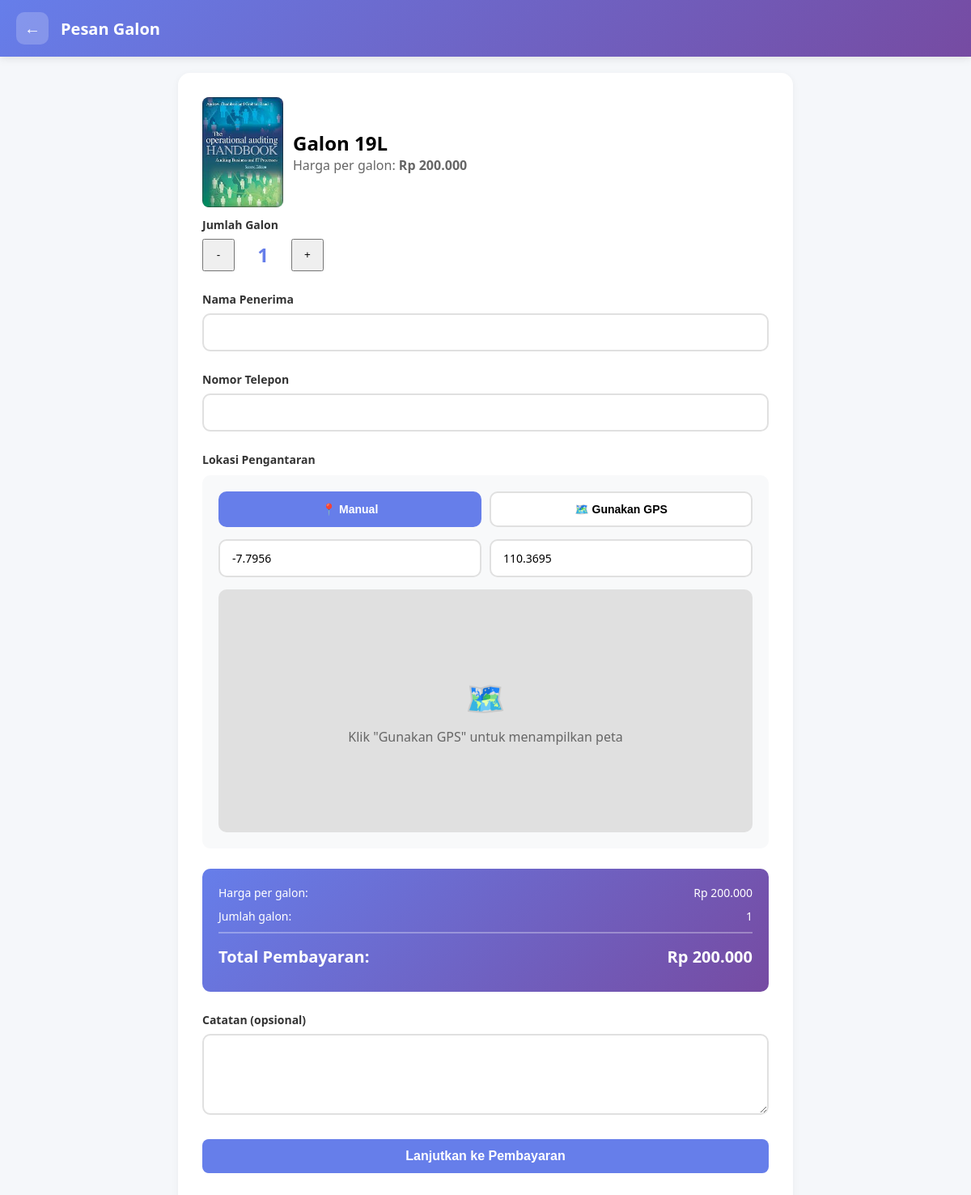
Page /pesan-galon.php?id=1 (signed in) on the committed database.
### tables this page shows
CREATE TABLE `galon` (
  `id` int UNSIGNED NOT NULL,
  `nama` varchar(100) NOT NULL,
  `deskripsi` text NOT NULL,
  `harga` int NOT NULL,
  `foto` varchar(255) DEFAULT NULL,
  `created_at` timestamp NULL DEFAULT CURRENT_TIMESTAMP,
  `stok` int DEFAULT '0'
);

### pesan-galon.php (the view, shortened to what this page needs)
<?php
include 'koneksi.php';
$product_id = isset($_GET['id']) ? intval($_GET['id']) : 0;
$product = null;
$pricePerGalon = 0;
$product_name = '';
$product_foto = '';
if ($product_id > 0) {
    $stmt = $conn->prepare("SELECT id, nama, deskripsi, harga, foto FROM galon WHERE id = ?");
    $stmt->bind_param("i", $product_id);
    $stmt->execute();
    $res = $stmt->get_result();
    $product = $res->fetch_assoc();
    if ($product) {
        $pricePerGalon = (int)$product['harga'];
        $product_name = $product['nama'];
        $product_foto = $product['foto'];
    } else {
        $error = "Produk tidak ditemukan.";
    }
} else {
    $error = "Produk tidak ditentukan.";
}
?>
<!DOCTYPE html>
<html lang="id">
<head>
<link rel="stylesheet" href="https://unpkg.com/leaflet@1.9.4/dist/leaflet.css" />
</head>
<body>
    <div class="navbar">
        <button class="back-btn" onclick="window.location.href='dashboard.php'">←</button>
        <h1>Pesan Galon</h1>
    </div>
<div class="container">
    <?php if ($product): ?>
    <form method="post" id="orderForm">
        <div class="order-card">
            <div style="display:flex;gap:12px;align-items:center;margin-bottom:12px">
                <?php
                    $foto_url = 'uploads/galon/default.png';
                    if (!empty($product_foto) && file_exists(__DIR__.'/uploads/galon/'.$product_foto)) {
                        $foto_url = 'uploads/galon/' . rawurlencode($product_foto);
                    }
                ?>
                <img src="<?= htmlspecialchars($foto_url) ?>" alt="<?= htmlspecialchars($product_name) ?>" style="width:100px;height:auto;border-radius:8px">
                <div>
                    <h2 style="margin:0"><?= htmlspecialchars($product_name) ?></h2>
                    <div style="color:#666">Harga per galon: <strong id="priceText">Rp <?= number_format($pricePerGalon,0,',','.') ?></strong></div>
                </div>
            </div>
            <div class="form-group">
                <label>Jumlah Galon</label>
                <div class="quantity-selector" style="display:flex;align-items:center;gap:10px">
                    <button type="button" onclick="changeQty(-1)" style="width:40px;height:40px">-</button>
                    <div class="qty-display" id="quantityDisplay">1</div>
                    <button type="button" onclick="changeQty(1)" style="width:40px;height:40px">+</button>
                </div>
            </div>
            <div class="form-group">
                <label>Nama Penerima</label>
                <input type="text" name="name" required>
            </div>
            <div class="form-group">
                <label>Nomor Telepon</label>
                <input type="tel" name="phone" required>
            </div>
            <div class="form-group">
                <label>Lokasi Pengantaran</label>
                <div class="location-section">
                    <div class="location-options">
                        <button type="button" class="location-btn active" onclick="setLocationType('manual')">📍 Manual</button>
                        <button type="button" class="location-btn" onclick="setLocationType('gps')">🗺️ Gunakan GPS</button>
                    </div>
                    <div id="manualLocation">
                        <div class="coordinates">
                            <div>
                                <input type="text" name="latitude" id="latitude" placeholder="Latitude" value="-7.7956">
                            </div>
                            <div>
                                <input type="text" name="longitude" id="longitude" placeholder="Longitude" value="110.3695">
                            </div>
                        </div>
                    </div>
                    <div class="map-container" id="mapContainer">
                        <div class="map-placeholder">
                            <div style="font-size: 40px; margin-bottom: 10px;">🗺️</div>
                            <div>Klik "Gunakan GPS" untuk menampilkan peta</div>
                        </div>
                    </div>
                </div>
            <div class="price-summary">
                <div class="price-row"><span>Harga per galon:</span><span id="pricePer">Rp <?= number_format($pricePerGalon,0,',','.') ?></span></div>
                <div class="price-row"><span>Jumlah galon:</span><span id="qtyDisplay">1</span></div>
                <div class="price-row total" style="font-weight:700;margin-top:10px"><span>Total Pembayaran:</span><span id="totalPrice">Rp <?= number_format($pricePerGalon,0,',','.') ?></span></div>
            </div>
            <div class="form-group">
                <label>Catatan (opsional)</label>
                <textarea name="notes"></textarea>
            </div>
            <button type="submit" class="submit-btn" style="padding:12px 18px;background:#667eea;border:none;color:#fff;border-radius:8px;cursor:pointer">Lanjutkan ke Pembayaran</button>
        </div>
    </form>
    <?php else: ?>
        <p>Produk tidak tersedia.</p>
    <?php endif; ?>
</div>
</body>
</html>

### pesan-galon.php (style rules this page uses)
* { margin: 0; padding: 0; box-sizing: border-box; }
body { font-family: 'Segoe UI', Tahoma, Geneva, Verdana, sans-serif; background: #f5f7fa; min-height: 100vh; }
.navbar { background: linear-gradient(135deg, #667eea 0%, #764ba2 100%); color: white; padding: 15px 20px; display: flex; align-items: center; gap: 15px; box-shadow: 0 2px 10px rgba(0,0,0,0.1); }
.back-btn { background: rgba(255,255,255,0.2); border: none; color: white; width: 40px; height: 40px; border-radius: 10px; cursor: pointer; font-size: 20px; display: flex; align-items: center; justify-content: center; transition: all 0.3s; }
.navbar h1 { font-size: 20px; }
.container { max-width: 800px; margin: 0 auto; padding: 20px; }
.order-card { background: white; border-radius: 15px; padding: 30px; box-shadow: 0 2px 10px rgba(0,0,0,0.05); }
.form-group { margin-bottom: 25px; }
label { display: block; margin-bottom: 8px; color: #333; font-weight: 600; font-size: 14px; }
input, select, textarea { width: 100%; padding: 12px 15px; border: 2px solid #e0e0e0; border-radius: 10px; font-size: 14px; transition: all 0.3s; font-family: inherit; }
textarea { resize: vertical; min-height: 100px; }
.quantity-selector { display: flex; align-items: center; gap: 15px; }
.qty-display { font-size: 24px; font-weight: 700; color: #667eea; min-width: 50px; text-align: center; }
.location-section { background: #f8f9fa; padding: 20px; border-radius: 10px; margin-top: 10px; }
.location-options { display: flex; gap: 10px; margin-bottom: 15px; }
.location-btn { flex: 1; padding: 12px; background: white; border: 2px solid #e0e0e0; border-radius: 10px; cursor: pointer; font-size: 14px; font-weight: 600; transition: all 0.3s; }
.location-btn.active { background: #667eea; color: white; border-color: #667eea; }
.map-container { width: 100%; height: 300px; background: #e0e0e0; border-radius: 10px; display: flex; align-items: center; justify-content: center; margin-top: 15px; position: relative; overflow: hidden; }
.map-placeholder { text-align: center; color: #666; }
.coordinates { display: grid; grid-template-columns: 1fr 1fr; gap: 10px; margin-top: 15px; }
.price-summary { background: linear-gradient(135deg, #667eea 0%, #764ba2 100%); color: white; padding: 20px; border-radius: 10px; margin: 25px 0; }
.price-row { display: flex; justify-content: space-between; margin-bottom: 10px; font-size: 14px; }
.price-row.total { font-size: 20px; font-weight: 700; padding-top: 15px; border-top: 2px solid rgba(255,255,255,0.3); margin-top: 15px; }
.submit-btn { width: 100%; padding: 16px; background: linear-gradient(135deg, #667eea 0%, #764ba2 100%); color: white; border: none; border-radius: 10px; font-size: 16px; font-weight: 700; cursor: pointer; transition: all 0.3s; }

### rows in the picture
galon: foto (picture), nama "Galon 19L", harga "200.000"
